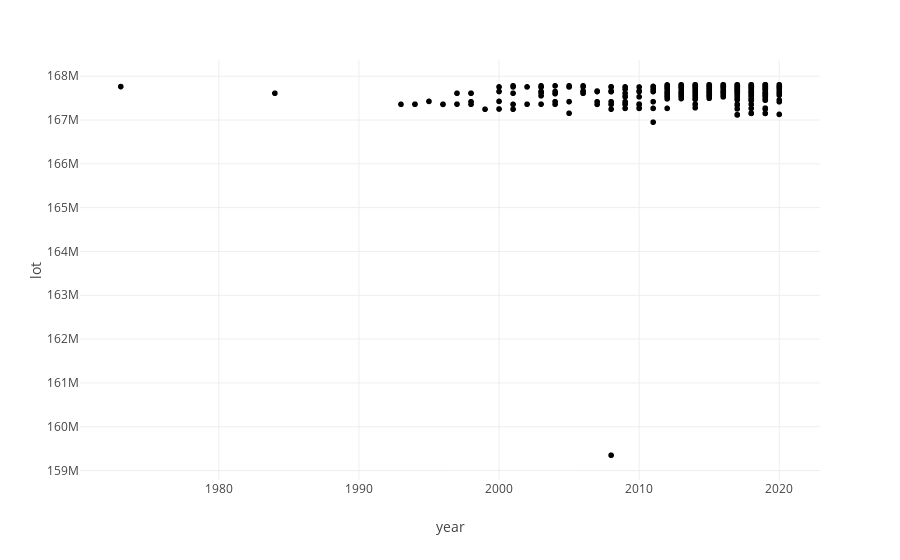

The code cell stored with this chart in its notebook:
### Code cell
px.scatter(data, x="year", y="lot")

### Figure 1 — Plotly figure (JSON) as saved in the notebook; plotly's stock layout.template omitted (floating-point values rounded to 4 significant figures; data arrays with more than 128 entries replaced by an {"elided": "..."} marker saying what was removed)
{"data": [{"hovertemplate": "year=%{x}<br>lot=%{y}<extra></extra>", "legendgroup": "", "marker": {"color": "#000001", "symbol": "circle"}, "mode": "markers", "name": "", "showlegend": false, "type": "scattergl", "x": {"elided": "2499 int values"}, "xaxis": "x", "y": {"elided": "2499 int values"}, "yaxis": "y"}], "layout": {"legend": {"tracegroupgap": 0}, "margin": {"t": 60}, "xaxis": {"anchor": "y", "domain": [0, 1], "title": {"text": "year"}}, "yaxis": {"anchor": "x", "domain": [0, 1], "title": {"text": "lot"}}}}
